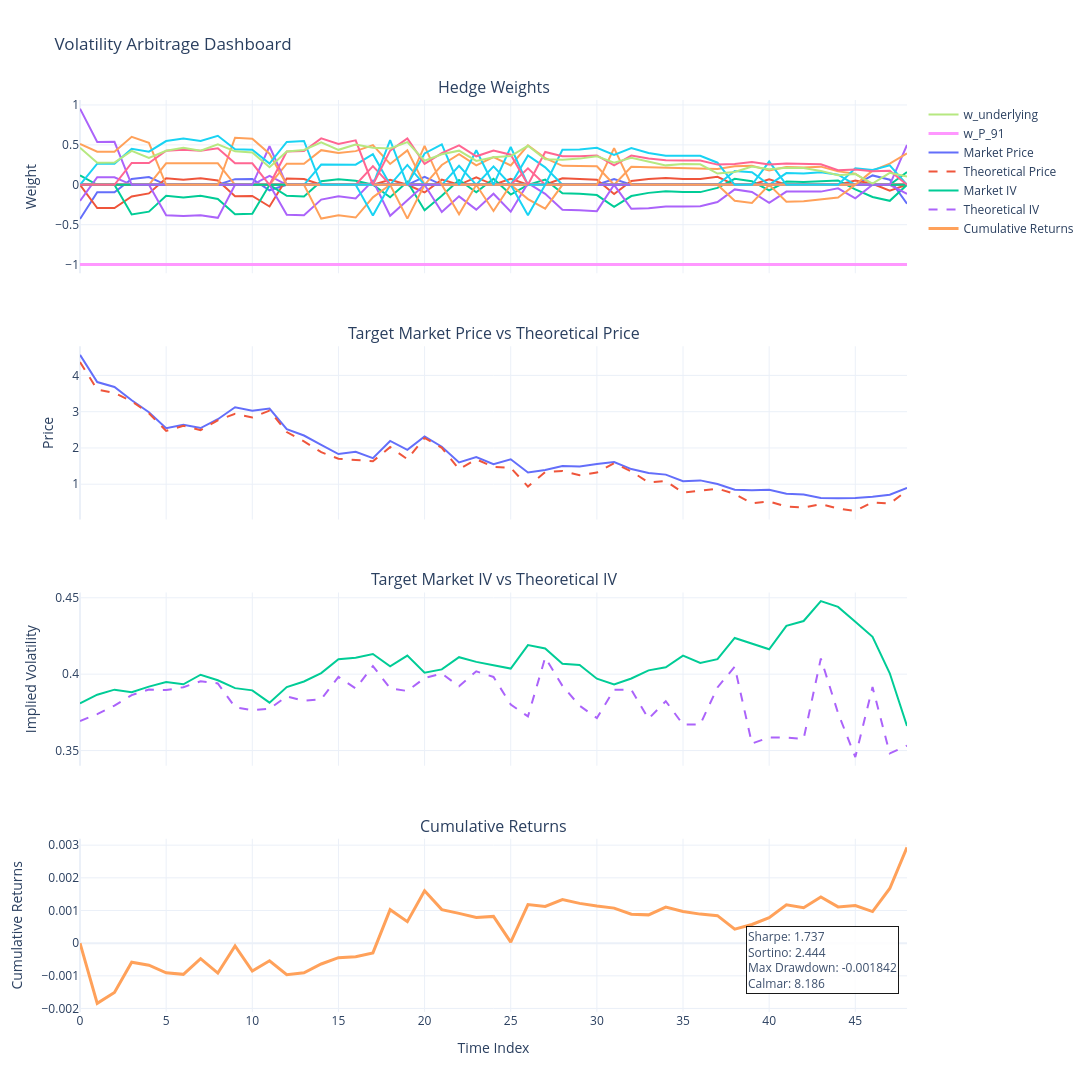

Notebook code for this chart:
### Code cell
plot_strategy_dashboard_plotly(state_df_reduced, initial_gross_exposure)
